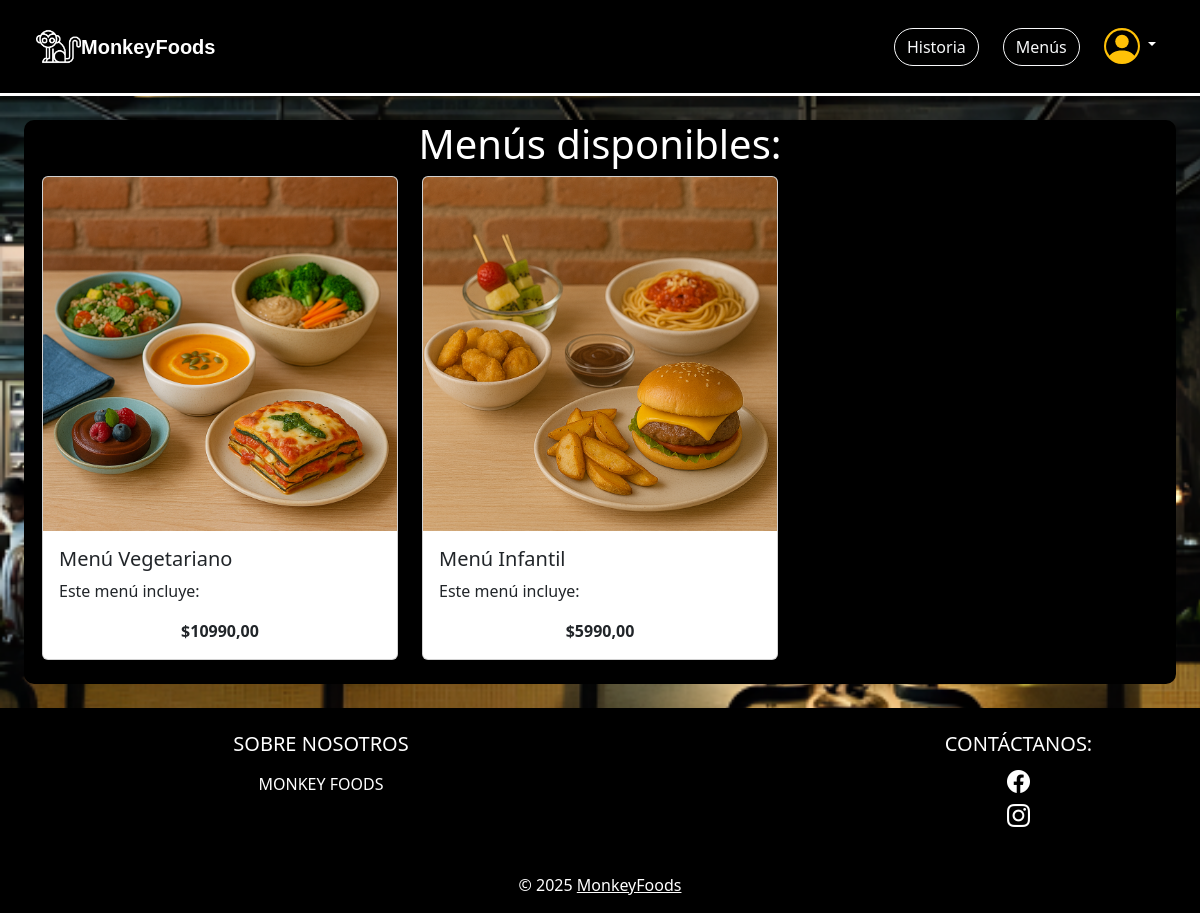
Before: /menus/ (signed in) with the older database file.
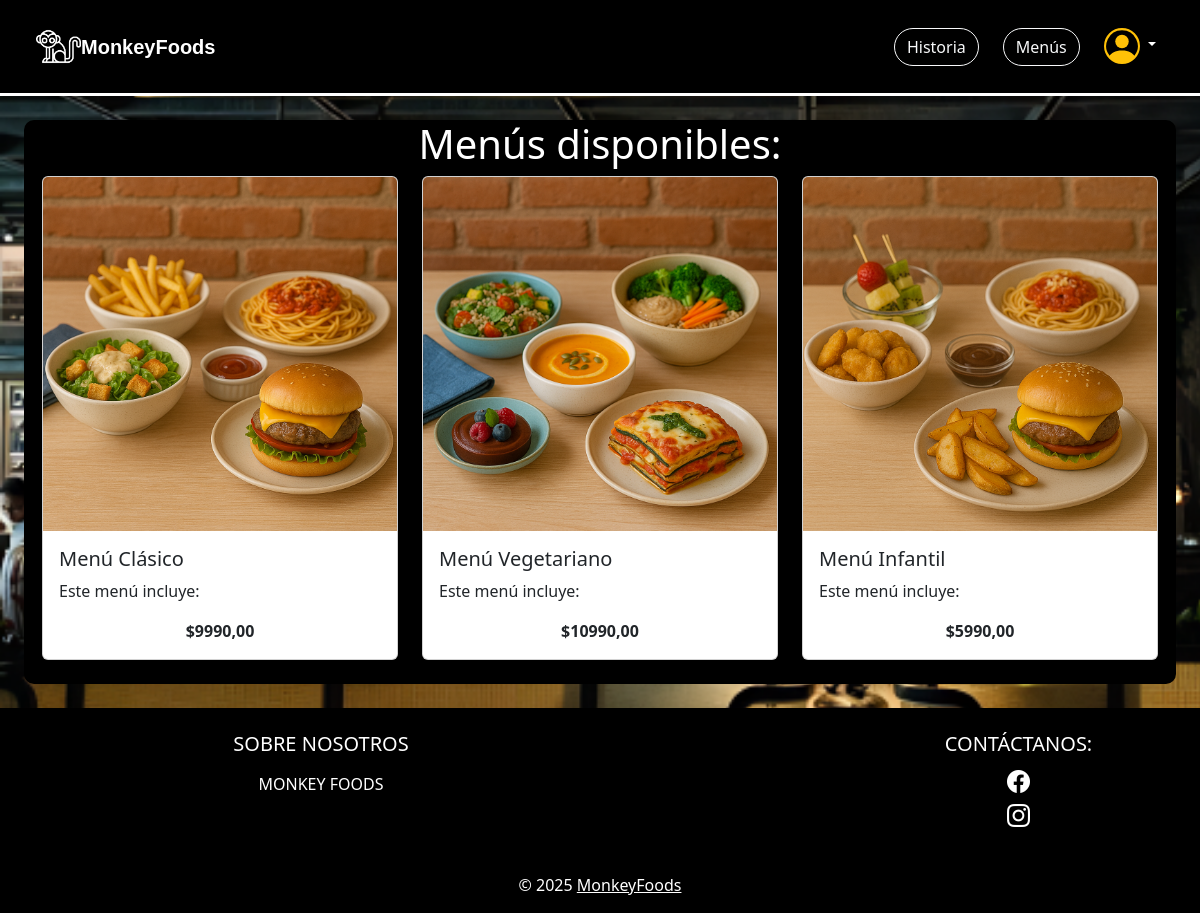
After: the same page with the newer database file.
### apps/menus/models.py (models this page shows, shortened)
class Menu(models.Model):
    nombre = models.CharField(max_length=100)
    descripcion = models.TextField()
    precio = models.DecimalField(max_digits=8, decimal_places=2)
    imagen = models.ImageField(upload_to='imagenes_menus/', blank=True, null=True)
    activo = models.BooleanField(default=True)  # <-- Nuevo campo para activar/desactivar menú

### apps/menus/views.py (the view)
# urls.py: path('', views.menus, name='menus'),
@login_required
def menus(request):
    if request.user.rol in [3,4]:  # admins ven todo
        lista_menus = Menu.objects.all()
    else:
        lista_menus = Menu.objects.filter(activo=True)
    context = {'menus': lista_menus}
    return render(request, 'menus/menus.html', context)

### apps/menus/templates/menus/menus.html (shortened to what this page needs)
{% load static %}
<!DOCTYPE html>
<html lang="es">
<head>
    <link href="https://cdn.jsdelivr.net/npm/bootstrap@5.3.3/dist/css/bootstrap.min.css" rel="stylesheet"
>
    <link rel="stylesheet" href="https://cdn.jsdelivr.net/npm/bootstrap-icons@1.11.3/font/bootstrap-icons.min.css">
    <link rel="stylesheet" href="{% static 'menus/css/styles.css' %}">
</head>
<body class="body-fondo">
    <nav class="navbar navbar-expand-lg bg-body-primary navbar-settings p-4">
        <div class="container-fluid">
            <a href="{% url 'index' %}">
                <img style="width: 45px; height: 45px;" src="{% static 'home/img/mono-blanco.png' %}" alt="marca">
                <a class="navbar-brand marca" href="{% url 'index' %}">MonkeyFoods</a>
            </a>
            <div class="collapse navbar-collapse" id="navbarSupportedContent">
                {% if request.user.is_authenticated %}
                <form class="d-flex gap-4" role="search">
                    <a href="{% url 'historia' %}">
                        <button class="btn btn-outline-light history" type="button">Historia</button>
                    </a>
                    {% if request.user.rol == 3 or request.user.rol == 4 %}
                    <a href="{% url 'agregar_menu' %}">
                        <button class="btn btn-outline-danger history" type="button">Agregar menú</button>
                    </a>
                    {% else %}
                    <a href="{% url 'menus' %}">
                        <button class="btn btn-outline-light history" type="button">Menús</button>
                    </a>
                    {% endif %}
                    <div class="nav-item dropdown dropdown-perfil me-2">
                        <a class="nav-link dropdown-toggle" href="#" role="button" data-bs-toggle="dropdown">
                        </a>
                    </div>
                </form>
                {% endif %}
            </div>
        </div>
    </nav>
    <div class="m-4" style="background-color: black; border-radius: 10px;">
        <h1 class="text-white text-center">Menús disponibles:</h1>
        <div class="container">
        {% if menus %}
            <div class="row row-cols-1 row-cols-md-3 g-4">
            {% for menu in menus %}
            <div class="col mb-4">
                <div class="card h-100 text-dark">
                    {% if menu.imagen %}
                        <img src="{{ menu.imagen.url }}" class="card-img-top" alt="{{ menu.nombre }}">
                    {% else %}
                        <img src="{% static 'menus/img/default_menu.jpg' %}" class="card-img-top" alt="Sin imagen">
                    {% endif %}
                    <div class="card-body">
                        <h5 class="card-title">{{ menu.nombre }}</h5>
                        <p class="card-text">{{ menu.descripcion }}</p>
                        <p class="card-text" style="text-align: center;"><strong>${{ menu.precio }}</strong></p>
                    </div>
                </div>
            </div>
            {% endfor %}
            </div>
        {% else %}
            <p class="text-white text-center">No hay menús disponibles aún :/</p>
        {% endif %}
        </div>
    </div>
</body>
<footer class="text-white text-center" style="background-color: black;">
    <div class="container p-4">
        <div class="row">
            <div class="col-lg-6 col-md-12 mb-4 mb-md-0 text-center">
                <h5 class="text">SOBRE NOSOTROS</h5>
                <p class="mt-3">
                    MONKEY FOODS
                </p>
            </div>
            <div class="col-lg-3 col-md-6 mb-4 mb-md-0 ms-auto text-center">
                <h5 class="text">CONTÁCTANOS:</h5>
                <ul class="list-unstyled mb-0">
                    <li>
                        <a class="text-white" href="#">
                            <i class="bi bi-facebook" style="font-size: 23px;"></i>
                        </a>
                    </li>
                    <li>
                        <a class="text-white" href="#">
                            <i class="bi bi-instagram" style="font-size: 23px;"></i>
                        </a>
                    </li>
                </ul>
            </div>
        </div>
    </div>
    <div class="text-center p-3" style="background-color: rgba(0, 0, 0, 0.2);">
        © 2025
        <a class="text-white" href="{% url 'index' %}">MonkeyFoods</a>
    </div>
</footer>
</html>

### apps/menus/static/menus/css/styles.css (style rules this page uses)
.navbar-settings { background-color: black; border-bottom: 3px solid; color: white; }
.history { border-radius: 40px; }
.marca { color: white; font-weight: bold; text-align: right; background-size: 20%; font-family: "Century Gothic", sans-serif; }
.body-fondo { background-image: url(../img/fondo.png); background-size: cover; background-position: cover; background-repeat: no-repeat; background-attachment: fixed; }
.dropdown-perfil { min-width: auto; max-width: auto; width: auto; }

Changed rows visible on the page:
now on this page (row edited): Menu: imagen (picture), nombre "Menú Clásico", descripcion "Este menú incluye:", precio "9990,00"
